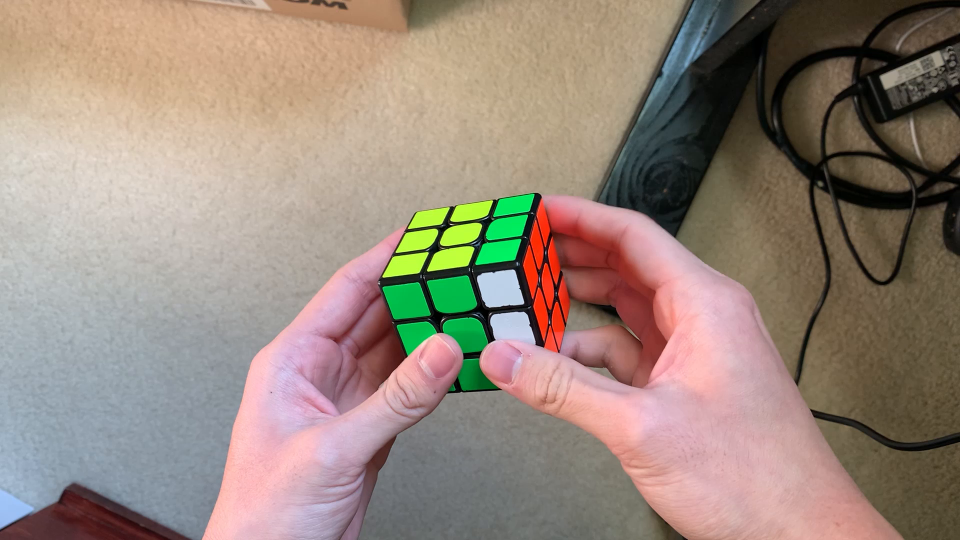
#> input picture frame 0 of U.mp4, 1920 x 1080 px (shown at 1/2 size)
$ python detect.py
#> lines starting #> are read from the running program, lines starting #| are printed output that depends on the picture; after the words box and inside, x2 and y2 are one past the last pixel; in counts of white or black regions, pixels touching at a corner belong together; long printed decimals are rounded
import numpy as np
import cv2
from scipy.spatial import KDTree
import sklearn.cluster

#read image
cap = cv2.VideoCapture("U.mp4")
ret, frame = cap.read()
#> frame is the input picture: shape (1080, 1920, 3); mean B, G, R 124, 135.9, 152.3
#frame = cv2.imread("IMG_2779.jpg")
b, g, r = cv2.split(frame)
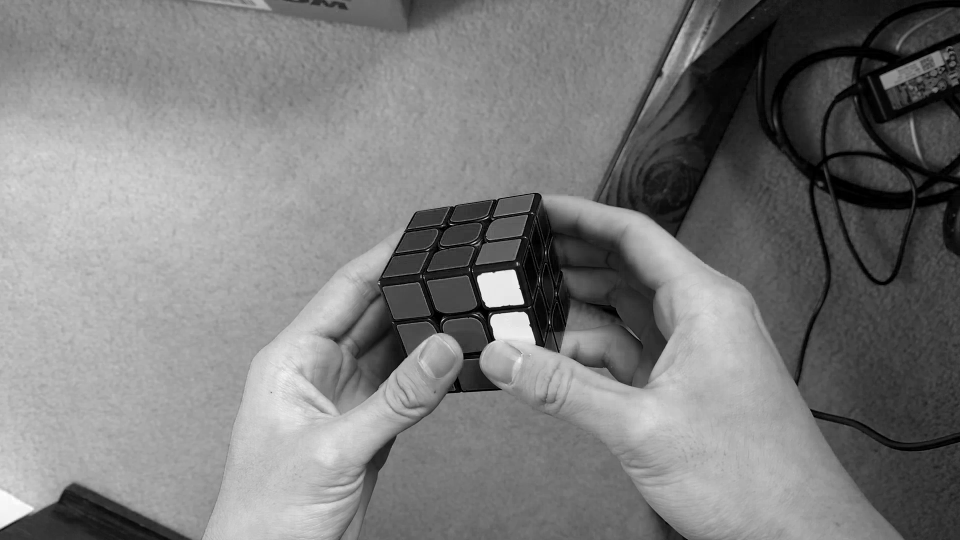
#> b: shape (1080, 1920) (shown at 1/2 size); min 0, max 255, mean 124
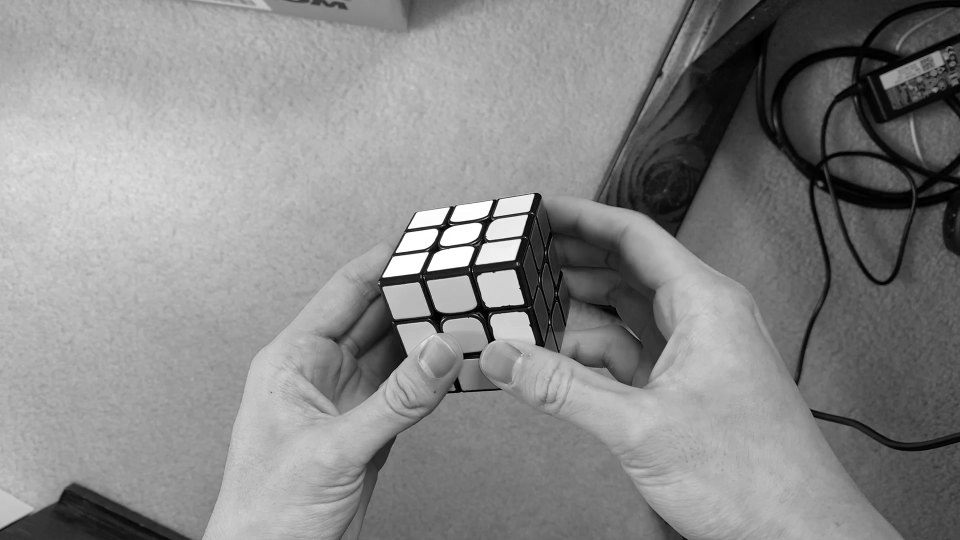
#> g: shape (1080, 1920) (shown at 1/2 size); min 0, max 255, mean 135.9
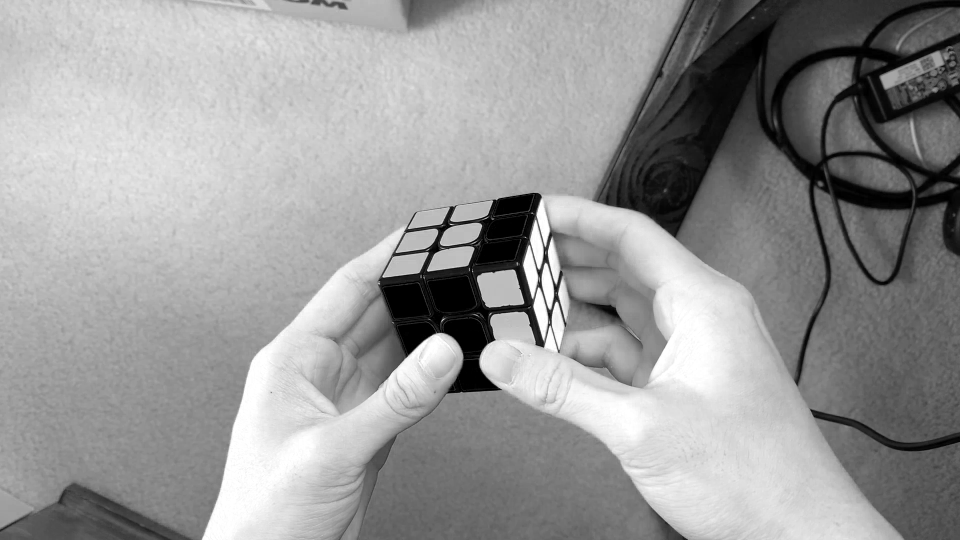
#> r: shape (1080, 1920) (shown at 1/2 size); min 0, max 255, mean 152.3

#edge detection filter
kernel = np.array([[0.0, -1.0, 0.0],
                [-1.0, 4.0, -1.0],
                [0.0, -1.0, 0.0]])

#filter the source image
b_out = cv2.filter2D(b,-1,kernel)
g_out = cv2.filter2D(g,-1,kernel)
r_out = cv2.filter2D(r,-1,kernel)

#cv2.imshow("", cv2.merge((b_out, g_out, r_out)))

blur = cv2.GaussianBlur(cv2.cvtColor(cv2.merge((b_out, g_out, r_out)), cv2.COLOR_BGR2GRAY),(5,5),0)
ret3,th3 = cv2.threshold(blur,0,255,cv2.THRESH_BINARY+cv2.THRESH_OTSU)
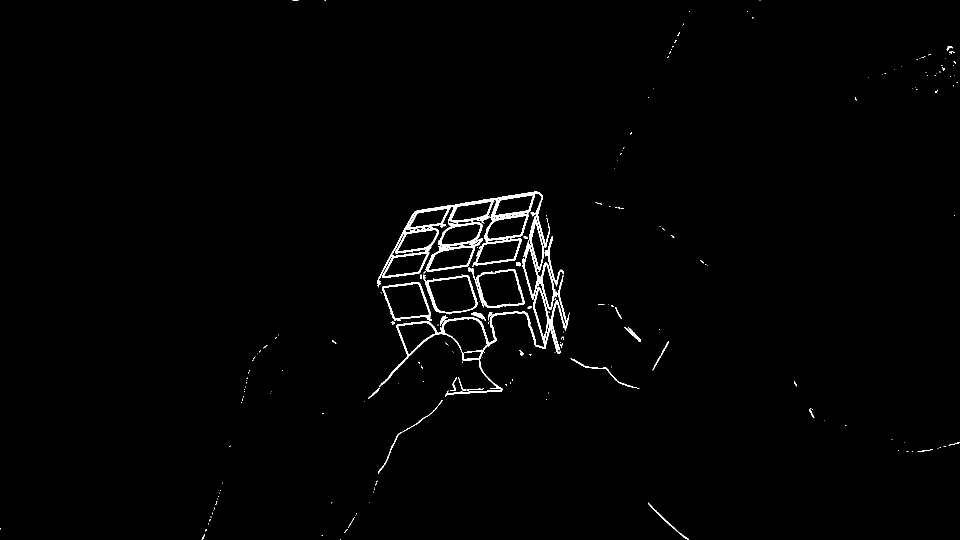
#> th3: shape (1080, 1920) (shown at 1/2 size); 1.2% white; 214 white regions (176 under 20 px), largest, box (x1, y1, x2, y2) and area: (755, 383, 1100, 575) 10701, (758, 551, 1139, 793) 5413, (943, 537, 1050, 616) 1196
#> ret3 = 15


blurred = cv2.GaussianBlur(th3, (3, 3), 0)
canny = cv2.Canny(blurred, 20, 40)
#> canny: shape (1080, 1920); 0.8% white in thin lines or dots
kernel = np.ones((3,3), np.uint8)
dilated = cv2.dilate(canny, kernel, iterations=2)
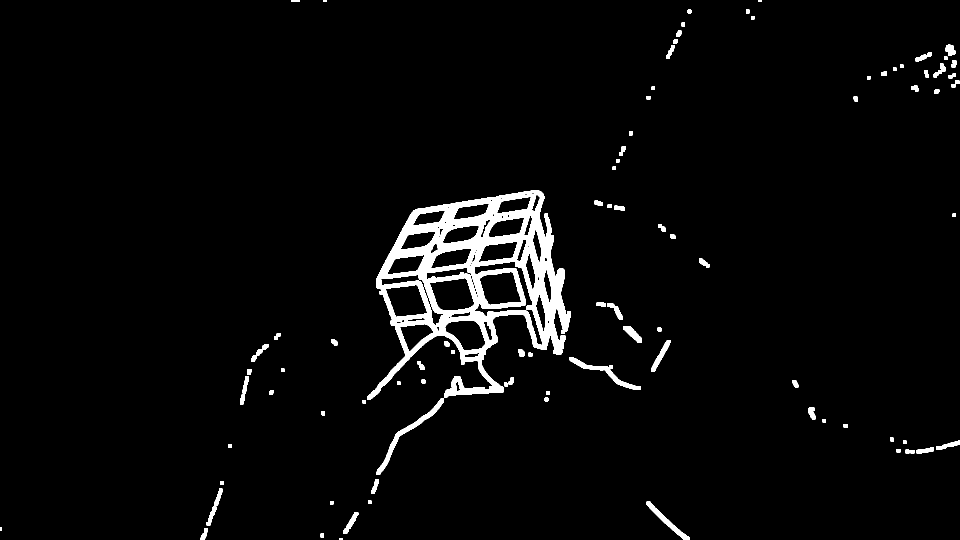
#> dilated: shape (1080, 1920) (shown at 1/2 size); 3.4% white; 94 white regions
(contours, hierarchy) = cv2.findContours(dilated.copy(), cv2.RETR_TREE, cv2.CHAIN_APPROX_SIMPLE)
#> contours = 225 contours, 88 with area under 20; largest, box (x1, y1, x2, y2) and area: (734, 380, 1142, 800) 95685, (859, 555, 949, 622) 4378, (958, 543, 1043, 611) 4114, (770, 569, 856, 635) 3821, (947, 523, 1086, 691) 3562

"""cv2.drawContours(frame, contours, -1, (0,255,0), 3)
cv2.imshow("", th3)
cv2.waitKey()"""

hierarchy = hierarchy[0]
candidates = []
center = []

for component in zip(contours, hierarchy):
    contour = component[0]
    curr_hierarchy = component[1]

    peri = cv2.arcLength(contour, True)
    approx = cv2.approxPolyDP(contour, 0.05 * peri, True)
    area = cv2.contourArea(contour)

    if len(approx) == 4 and len(cv2.convexHull(approx, returnPoints = False)) == 4 and curr_hierarchy[2] < 0 and area > 1000:
        candidates.append(approx)
#> this loop made 225 passes
#> (curr_hierarchy, peri, approx, area) on passes 2 to 4: ([2, 0, -1, -1], 26, [[641, 1067], [641, 1074], [647, 1074], [647, 1067]], 42), ([3, 1, -1, -1], 42.73, [[412, 1066], [405, 1067], [401, 1079], [409, 1078]], 107.5), ([4, 2, -1, -1], 28.83, [[409, 1056], [408, 1064], [414, 1064], [415, 1056]], 53)
#> after the loop, candidates = 15 contours; largest, box (x1, y1, x2, y2) and area: (859, 556, 949, 620) 3832, (958, 544, 1043, 610) 3765, (770, 569, 856, 635) 3679, (890, 641, 971, 702) 2778, (957, 483, 1036, 524) 1976
"""for i in range(len(candidates)):
    cv2.circle(frame, tuple(candidates[i][0]), 4, (255, 0, 0))
for i in range(len(center)):
    cv2.circle(frame, tuple(center[i][0]), 4, (255, 255, 255))
#cv2.drawContours(th3, candidates, -1, (0, 255, 0), 3)

cv2.namedWindow("a", cv2.WINDOW_NORMAL)
cv2.imshow("a", frame)
cv2.waitKey()"""


c = [50, 300, 350, 600, 650, 900]
corners = []
for x in c:
    for y in c:
        corners.append([x, y, 0])
        corners.append([x, 0, y])
corners = np.float32(corners).reshape(-1,3)

model_points = np.array([(0, 0, 0), (250, 0, 0), (250, 250, 0), (0, 250, 0)], dtype="float32")

camera_matrix = np.array([[frame.shape[1], 0.0, frame.shape[1] / 2], [0.0, frame.shape[1], frame.shape[0] / 2], [0.0, 0.0, 1.0]], dtype = "float32")
dist_coeffs = np.array([[0, 0, 0, 0, 0]], dtype="float32")

angles = []

axis = np.float32([[3,0,0], [0,3,0], [0,0,-3]]).reshape(-1,3)
def draw(img, corners, imgpts):
    corner = tuple(corners[0].ravel())
    img = cv2.line(img, corner, tuple(imgpts[0].ravel()), (255,0,0), 5)
    img = cv2.line(img, corner, tuple(imgpts[1].ravel()), (0,255,0), 5)
    img = cv2.line(img, corner, tuple(imgpts[2].ravel()), (0,0,255), 5)
    return img


for square in candidates:
    sorted_x = square[np.argsort(square[:, 0, 0])]
    sorted_y = square[np.argsort(square[:, 0, 1])]
    top_left = sorted_x[0] if sorted_x[0, 0, 1] < sorted_x[1, 0, 1] else sorted_x[1]
    top_right = sorted_y[0] if sorted_y[0, 0, 0] > sorted_y[1, 0, 0] else sorted_y[1]
    bot_left = sorted_x[0] if sorted_x[0, 0, 1] >= sorted_x[1, 0, 1] else sorted_x[1]
    bot_right = sorted_x[3] if sorted_x[3, 0, 1] >= sorted_x[2, 0, 1] else sorted_x[2]
    square = np.array([top_left, top_right, bot_right, bot_left], dtype="float32")
    ret, rvec, tvec, inliers = cv2.solvePnPRansac(model_points, square, camera_matrix, dist_coeffs, flags=cv2.SOLVEPNP_ITERATIVE)
    angles.append(np.vstack((rvec, tvec)).flatten())
#> this loop made 15 passes
#> (sorted_x, sorted_y, rvec, tvec) on passes 1 to 3: ([[799, 655], [818, 703], [857, 651], [867, 664]], [[857, 651], [799, 655], [867, 664], [818, 703]], [1.28, 0.0442, -0.132], [-684.1, 488.7, 8158.5]), ([[890, 652], [927, 701], [948, 641], [970, 688]], [[948, 641], [890, 652], [970, 688], [927, 701]], [0.612, 0.267, -0.296], [-278.2, 445, 7629.3]), ([[770, 579], [793, 634], [832, 569], [855, 626]], [[832, 569], [770, 579], [855, 626], [793, 634]], [0.523, 0.308, -0.245], [-691.1, 141.9, 6983.9])
#> after the loop, angles = 15 items

k = 4
kmeans = sklearn.cluster.KMeans(n_clusters=k)
k_frame = kmeans.fit(angles)
best = np.array(k_frame.cluster_centers_[np.argmax(np.bincount(k_frame.labels_))], dtype="float32")
#> best = [-0.109, 0.0605, 0.0666, -290.5, -251.2, 8024.4]

axis = np.float32([[3,0,0], [0,3,0], [0,0,-3]]).reshape(-1,3)
#> axis = [[3, 0, 0], [0, 3, 0], [0, 0, -3]]
imgpts, jac = cv2.projectPoints(axis, best[:3].reshape((3, 1)), best[3:].reshape((3, 1)), camera_matrix, dist_coeffs)
#> imgpts = [[891.2, 479.9], [890.4, 480.6], [890.4, 479.8]]
print(imgpts)
#| [[[891.2047  479.937]]
#|  [[890.439 480.6031 ]]
#|  [[890.4249  479.792]]]
img = draw(frame, square,imgpts)
#> in draw, `corner = tuple(corners[0].ravel())`: corner = (1004, 402)
#> in draw, `img = cv2.line(img, corner, tuple(imgpts[2].ravel()), (0,0,255), 5)`:
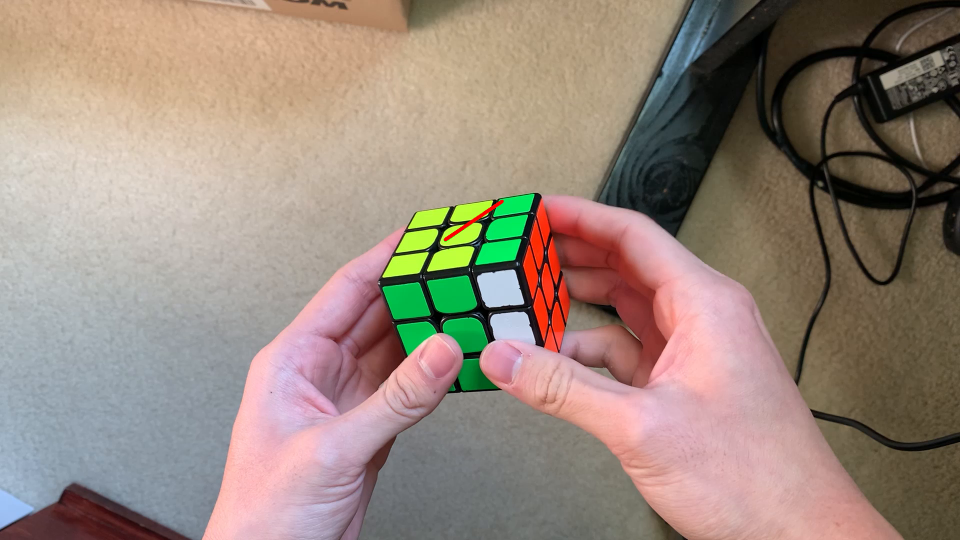
#> img: shape (1080, 1920, 3) (shown at 1/2 size); mean B, G, R 123.9, 135.8, 152.4
cv2.imshow('img',img)
k = cv2.waitKey(0) & 0xff
#> (key Esc is pressed here)
if k == 's':
    cv2.imwrite(fname[:6]+'.png', img)


imgpts, jac = cv2.projectPoints(corners, best[:3].reshape((3, 1)), best[3:].reshape((3, 1)), camera_matrix, dist_coeffs)
#> imgpts = 72 rows, first 8: [901.5, 492.5], [903.4, 482.3], [897.1, 551.9], [908.4, 490.4], [896.3, 563.8], [909.3, 491.9], [891.8, 623.7], [913.9, 499.5]

for i in range(len(imgpts)):
    cv2.circle(frame, tuple(imgpts[i][0].astype(int)), 4, (255, 0, 0))
#> this loop made 72 passes
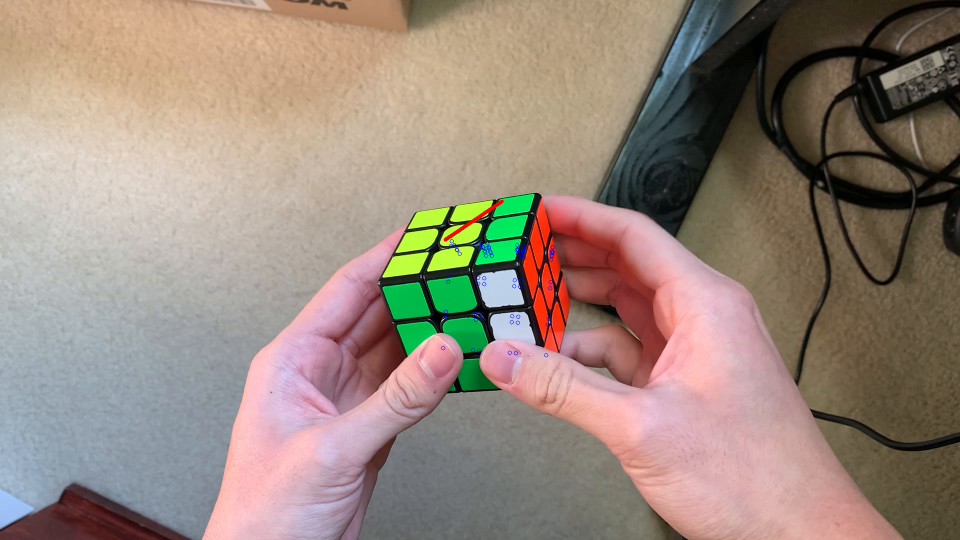
#> frame: shape (1080, 1920, 3) (shown at 1/2 size); 0.07% of pixels changed, all inside (x1, y1, x2, y2) = (882, 478, 1110, 715)

cv2.namedWindow("a", cv2.WINDOW_NORMAL)
cv2.imshow("a", frame)
cv2.waitKey()
